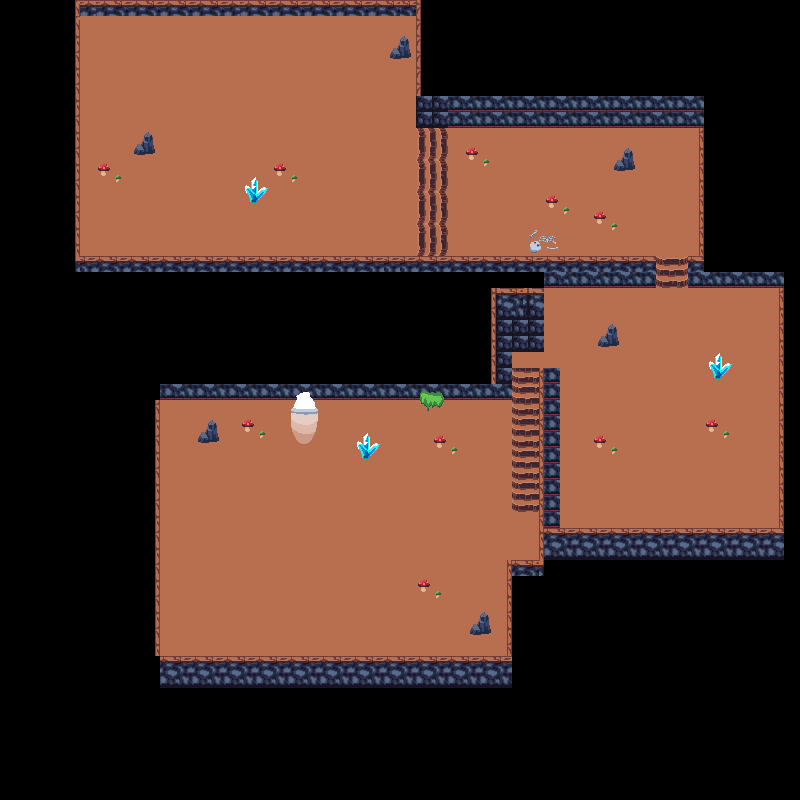

This is a level from a 2D game, rendered from its Tiled map with the project's own tilesets. A one-line summary and the map file follow, with tile-layer data summarised:
An orthogonal 50x50 tile map with 16x16 px tiles, 4 tile layers (floor, stairs, walls, decorations) and 34 objects (30x collision, exit_dungeon, spawn_dungeon, boss_path1, boss_path2).

<map version="1.5" tiledversion="1.7.2" orientation="orthogonal" renderorder="right-down" width="50" height="50" tilewidth="16" tileheight="16" infinite="0" nextlayerid="7" nextobjectid="37">
 <tileset firstgid="1" source="dungeon.tsx" />
 <layer id="1" name="floor" width="50" height="50" locked="1">
  <data>[2500 cells, 1026 non-empty, 16 distinct tile ids]</data>
 </layer>
 <layer id="2" name="stairs" width="50" height="50" locked="1">
  <data>[2500 cells, 40 non-empty, 5 distinct tile ids]</data>
 </layer>
 <layer id="3" name="walls" width="50" height="50">
  <data>[2500 cells, 316 non-empty, 21 distinct tile ids]</data>
 </layer>
 <layer id="4" name="decorations" width="50" height="50" locked="1">
  <data>[2500 cells, 92 non-empty, 28 distinct tile ids]</data>
 </layer>
 <objectgroup id="5" name="objects">
  <object id="1" type="collision" x="158" y="384" width="350" height="16" />
  <object id="2" type="collision" x="159" y="657" width="354" height="32" />
  <object id="3" type="collision" x="155.5" y="400.5" width="4.5" height="255.5" />
  <object id="4" type="collision" x="507.5" y="560.25" width="4" height="92.25" />
  <object id="5" type="collision" x="469" y="609" width="22" height="22.5" />
  <object id="6" type="collision" x="356.5" y="431" width="22" height="28" />
  <object id="7" type="collision" x="197.667" y="420" width="20.6667" height="21.6667" />
  <object id="8" type="collision" x="540.75" y="528" width="243.25" height="31" />
  <object id="9" type="collision" x="779" y="287.5" width="4.5" height="236" />
  <object id="10" type="collision" x="544.5" y="272" width="110.5" height="15.5" />
  <object id="11" type="collision" x="688.5" y="270.5" width="95" height="16.5" />
  <object id="12" type="collision" x="688.5" y="257" width="14.5" height="12" />
  <object id="14" type="collision" x="448" y="256.5" width="207.5" height="15.5" />
  <object id="15" type="collision" x="77" y="256" width="369" height="15" />
  <object id="16" type="collision" x="74.6667" y="0" width="6" height="256" />
  <object id="17" type="collision" x="82.6667" y="-1.33333" width="338.667" height="17.3333" />
  <object id="18" type="collision" x="414" y="16" width="6.66667" height="110.667" />
  <object id="19" type="collision" x="134.667" y="130" width="20" height="24" />
  <object id="20" type="collision" x="388.667" y="34" width="25.3333" height="26" />
  <object id="21" type="collision" x="240.667" y="176" width="32" height="32" />
  <object id="22" type="collision" x="613.333" y="146.667" width="24" height="29.3333" />
  <object id="23" type="collision" x="599.333" y="320.667" width="22.6667" height="29.3333" />
  <object id="24" type="collision" x="710" y="348.667" width="21.3333" height="35.3333" />
  <object id="25" name="exit_dungeon" x="289.333" y="401.333" width="34" height="37.3333" />
  <object id="26" name="spawn_dungeon" x="306.666" y="482.667">
   <point />
  </object>
  <object id="27" type="collision" x="422.667" y="96" width="279.333" height="32" />
  <object id="28" type="collision" x="698.667" y="128.667" width="4.66667" height="128.667" />
  <object id="29" type="collision" x="492" y="288" width="50.6667" height="62" />
  <object id="30" type="collision" x="491.333" y="349.333" width="18.6667" height="34" />
  <object id="31" type="collision" x="541.333" y="369.333" width="16" height="158.667" />
  <object id="33" type="collision" x="508" y="394" width="2.66667" height="114.667" />
  <object id="34" type="collision" x="512" y="559.75" width="32.5" height="5.75" />
 </objectgroup>
 <objectgroup id="6" name="NPCpath">
  <object id="35" name="boss_path1" x="176" y="48" width="16" height="16" />
  <object id="36" name="boss_path2" x="176.182" y="192" width="15.8182" height="16.1818" />
 </objectgroup>
</map>
